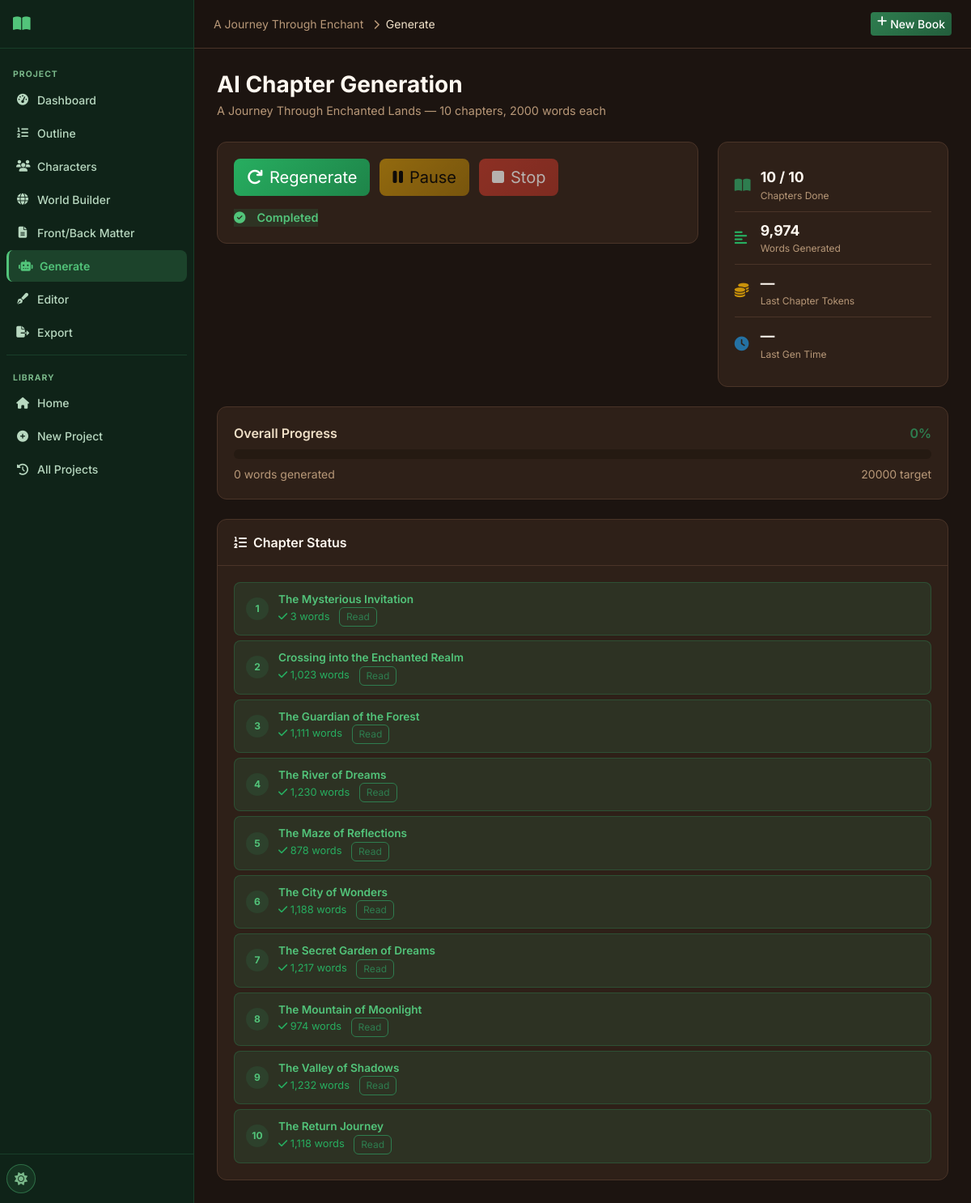
Page /project/10/generate on the earlier database version.
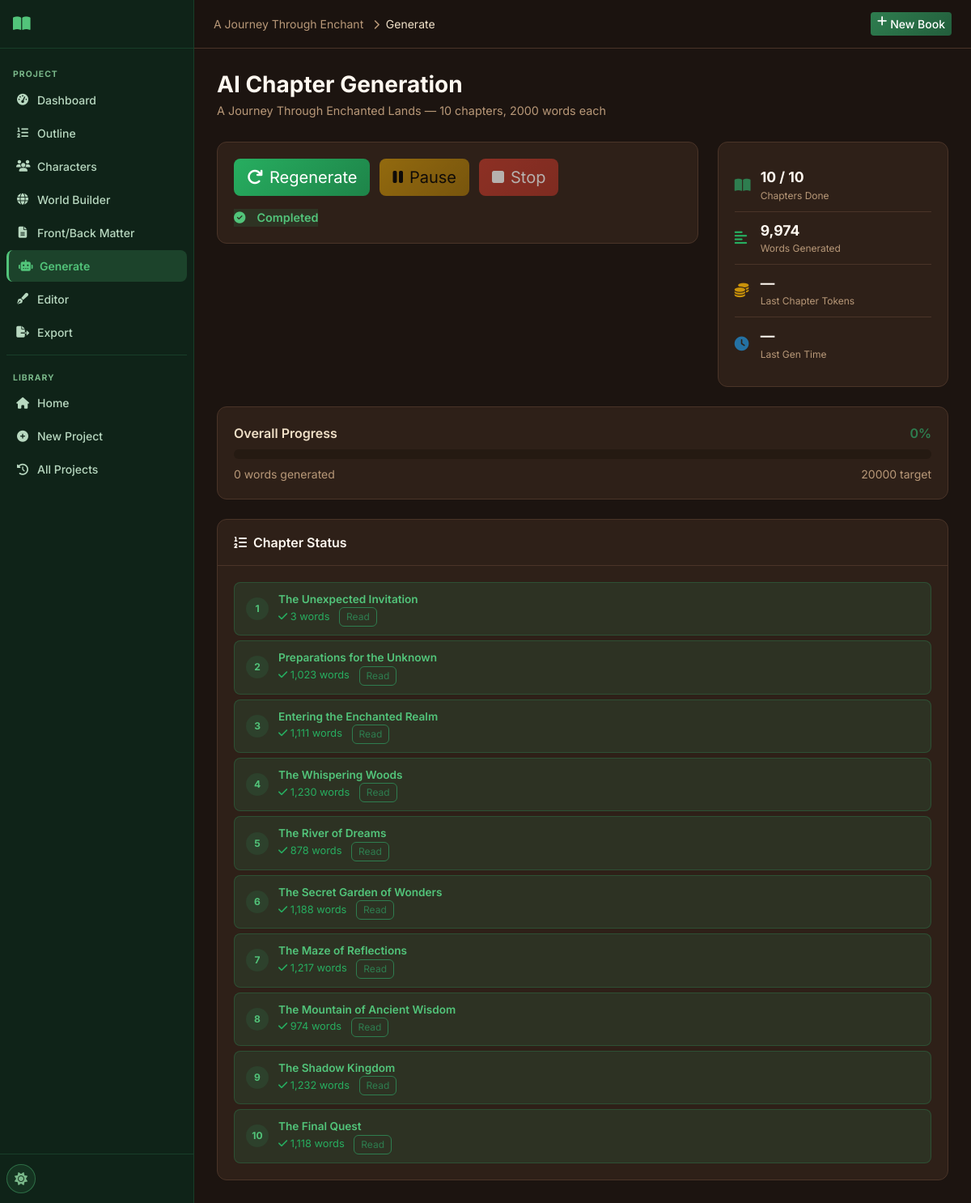
Same page on the later database version.
### tables this page shows
CREATE TABLE projects (
    id INTEGER PRIMARY KEY AUTOINCREMENT,
    title TEXT NOT NULL,
    subtitle TEXT DEFAULT '',
    genre TEXT DEFAULT 'Fantasy',
    audience TEXT DEFAULT 'Adult',
    description TEXT DEFAULT '',
    language TEXT DEFAULT 'English',
    story_type TEXT DEFAULT 'Novel',
    writing_style TEXT DEFAULT 'Descriptive',
    point_of_view TEXT DEFAULT 'Third Person Limited',
    tense TEXT DEFAULT 'Past',
    tone TEXT DEFAULT 'Adventurous',
    num_chapters INTEGER DEFAULT 10,
    words_per_chapter INTEGER DEFAULT 2000,
    creativity_level TEXT DEFAULT 'balanced',
    temperature REAL DEFAULT 0.7,
    top_p REAL DEFAULT 0.9,
    max_tokens INTEGER DEFAULT 4096,
    status TEXT DEFAULT 'draft',
    current_chapter INTEGER DEFAULT 0,
    total_words INTEGER DEFAULT 0,
    cover_prompt TEXT DEFAULT '',
    include_images INTEGER DEFAULT 0,
    images_per_chapter INTEGER DEFAULT 1,
    image_style TEXT DEFAULT 'Realistic',
    created_at TIMESTAMP DEFAULT CURRENT_TIMESTAMP,
    updated_at TIMESTAMP DEFAULT CURRENT_TIMESTAMP
);

CREATE TABLE outline (
    id INTEGER PRIMARY KEY AUTOINCREMENT,
    project_id INTEGER NOT NULL,
    chapter_number INTEGER NOT NULL,
    chapter_title TEXT DEFAULT '',
    summary TEXT DEFAULT '',
    target_word_count INTEGER DEFAULT 2000,
    order_index INTEGER DEFAULT 0,
    FOREIGN KEY (project_id) REFERENCES projects(id) ON DELETE CASCADE
);

CREATE TABLE chapters (
    id INTEGER PRIMARY KEY AUTOINCREMENT,
    project_id INTEGER NOT NULL,
    chapter_number INTEGER NOT NULL,
    chapter_title TEXT DEFAULT '',
    content TEXT DEFAULT '',
    word_count INTEGER DEFAULT 0,
    summary TEXT DEFAULT '',
    status TEXT DEFAULT 'pending',
    important_events TEXT DEFAULT '',
    characters_introduced TEXT DEFAULT '',
    character_changes TEXT DEFAULT '',
    locations TEXT DEFAULT '',
    timeline_updates TEXT DEFAULT '',
    unresolved_plot_points TEXT DEFAULT '',
    created_at TIMESTAMP DEFAULT CURRENT_TIMESTAMP,
    updated_at TIMESTAMP DEFAULT CURRENT_TIMESTAMP,
    FOREIGN KEY (project_id) REFERENCES projects(id) ON DELETE CASCADE
);

### routes/chapters.py (the view)
@bp.route('/project/<int:project_id>/generate')
def generation_page(project_id):
    db = get_db()
    project = db.execute('SELECT * FROM projects WHERE id=?', (project_id,)).fetchone()
    if not project:
        return redirect(url_for('main.history'))
    outline = db.execute(
        'SELECT * FROM outline WHERE project_id=? ORDER BY order_index', (project_id,)
    ).fetchall()
    chapters = db.execute(
        'SELECT * FROM chapters WHERE project_id=? ORDER BY chapter_number', (project_id,)
    ).fetchall()
    groq_configured = bool(get_setting(db, 'groq_api_key'))
    return render_template('generation.html', project=project, outline=outline,
                           chapters=chapters, groq_configured=groq_configured)

### database/__init__.py (called while the page is built)
def get_db():
    if 'db' not in g:
        db_path = current_app.config['DATABASE']
        os.makedirs(os.path.dirname(db_path), exist_ok=True)
        g.db = sqlite3.connect(db_path)
        g.db.row_factory = sqlite3.Row
        g.db.execute('PRAGMA foreign_keys = ON')
        g.db.execute('PRAGMA journal_mode = WAL')
    return g.db

### utils/helpers.py (called while the page is built)
def get_setting(db, key, default=''):
    row = db.execute('SELECT value FROM settings WHERE key = ?', (key,)).fetchone()
    return row['value'] if row else default

### templates/generation.html (shortened to what this page needs)
{% extends "base.html" %}
{% block breadcrumb %}
<a href="{{ url_for('projects.project_detail', project_id=project.id) }}" class="text-muted text-decoration-none">{{ project.title[:25] }}</a>
<i class="fas fa-chevron-right mx-2 text-muted small"></i>Generate
{% endblock %}
{% block content %}
<div class="page-header">
  <div>
    <h1 class="page-title">AI Chapter Generation</h1>
    <p class="page-subtitle">{{ project.title }} — {{ project.num_chapters }} chapters, {{ project.words_per_chapter }} words each</p>
  </div>
</div>
<div class="row g-4 mb-4">
  <div class="col-lg-8">
    <div class="card generation-control-card">
      <div class="card-body">
        <div class="gen-controls">
          <button id="btnStart" class="btn btn-success btn-lg"
                  data-status="{{ project.status }}"
                  {% if not groq_configured or not outline or project.status in ['generating'] %}disabled{% endif %}>
          </button>
          <button id="btnPause" class="btn btn-warning btn-lg"
                  onclick="pauseGeneration()"
                  {% if project.status not in ['generating'] %}disabled{% endif %}>
            <i class="fas fa-pause me-2"></i>Pause
          </button>
          <button id="btnStop" class="btn btn-danger btn-lg"
                  onclick="stopGeneration()"
                  {% if project.status not in ['generating','pausing'] %}disabled{% endif %}>
            <i class="fas fa-stop me-2"></i>Stop
          </button>
        </div>
        <div id="genStatus" class="gen-status-bar mt-3">
          <span id="statusText" class="status-label status-{{ project.status }}">
            {% if project.status == 'generating' %}<i class="fas fa-spinner fa-spin me-2"></i>Generating…
            {% elif project.status == 'paused' %}<i class="fas fa-pause-circle me-2"></i>Paused
            {% elif project.status == 'completed' %}<i class="fas fa-check-circle me-2"></i>Completed
            {% else %}<i class="fas fa-circle me-2"></i>Ready{% endif %}
          </span>
        </div>
      </div>
    </div>
  </div>
  <div class="col-lg-4">
    <div class="card stat-panel">
      <div class="card-body">
        <div class="live-stat">
          <i class="fas fa-book-open text-primary"></i>
          <div>
            <div class="live-stat-value" id="statChapters">
              {{ chapters | selectattr('status', 'equalto', 'generated') | list | length }} / {{ project.num_chapters }}
            </div>
            <div class="live-stat-label">Chapters Done</div>
          </div>
        </div>
        <div class="live-stat">
          <i class="fas fa-align-left text-success"></i>
          <div>
            <div class="live-stat-value" id="statWords">
              {{ '{:,}'.format(chapters | map(attribute='word_count') | sum) }}
            </div>
            <div class="live-stat-label">Words Generated</div>
          </div>
        </div>
        <div class="live-stat">
          <i class="fas fa-coins text-warning"></i>
          <div>
            <div class="live-stat-value" id="statTokens">—</div>
            <div class="live-stat-label">Last Chapter Tokens</div>
          </div>
        </div>
        <div class="live-stat">
          <i class="fas fa-clock text-info"></i>
          <div>
            <div class="live-stat-value" id="statTime">—</div>
            <div class="live-stat-label">Last Gen Time</div>
          </div>
        </div>
      </div>
    </div>
  </div>
</div>
<div class="card mb-4">
  <div class="card-body">
    <div class="d-flex justify-content-between mb-2">
      <span class="fw-600">Overall Progress</span>
      <span id="progressPct" class="fw-600 text-primary">0%</span>
    </div>
    <div class="progress mb-2" style="height:12px">
    </div>
    <div class="d-flex justify-content-between">
      <small class="text-muted"><span id="wordsGenerated">0</span> words generated</small>
      <small class="text-muted"><span id="wordsTarget">{{ project.num_chapters * project.words_per_chapter }}</span> target</small>
    </div>
  </div>
</div>
<div class="card">
  <div class="card-header"><i class="fas fa-list-ol me-2"></i>Chapter Status</div>
  <div class="card-body">
    <div id="chapterGrid" class="chapter-progress-grid">
      {% set generated_nums = chapters | map(attribute='chapter_number') | list %}
      {% for ch in outline %}
      {% set gen_ch = chapters | selectattr('chapter_number', 'equalto', ch.chapter_number) | first | default(None) %}
      <div class="chapter-progress-item {% if gen_ch %}status-{{ gen_ch.status }}{% else %}status-pending{% endif %}"
           id="ch-{{ ch.chapter_number }}" data-chapter="{{ ch.chapter_number }}">
        <div class="cp-num">{{ ch.chapter_number }}</div>
        <div class="cp-info">
          <div class="cp-title">{{ ch.chapter_title[:40] }}{% if ch.chapter_title|length > 40 %}…{% endif %}</div>
          <div class="cp-status">
            {% if gen_ch and gen_ch.status == 'generated' %}
            <span class="text-success"><i class="fas fa-check"></i> {{ '{:,}'.format(gen_ch.word_count) }} words</span>
            <a href="{{ url_for('chapters.chapter_view', project_id=project.id, chapter_id=gen_ch.id) }}" class="btn btn-xs btn-outline-primary ms-2">Read</a>
            {% elif gen_ch and gen_ch.status == 'generating' %}
            <span class="text-primary"><i class="fas fa-spinner fa-spin"></i> Generating…</span>
            {% endif %}
          </div>
        </div>
      </div>
      {% endfor %}
    </div>
  </div>
</div>
{% endblock %}

### templates/base.html (shortened to what this page needs)
<!DOCTYPE html>
<html lang="en" data-theme="{{ default_theme }}">
<head>
  <link href="https://cdn.jsdelivr.net/npm/bootstrap@5.3.2/dist/css/bootstrap.min.css" rel="stylesheet">
  <link href="https://cdnjs.cloudflare.com/ajax/libs/font-awesome/6.5.0/css/all.min.css" rel="stylesheet">
  <link href="{{ url_for('static', filename='css/style.css') }}" rel="stylesheet">
</head>
<body>
<nav class="sidebar" id="sidebar">
  <div class="sidebar-header">
    <a href="{{ url_for('main.index') }}" class="sidebar-brand">
      <i class="fas fa-book-open"></i>
    </a>
  </div>
  <div class="sidebar-menu">
    {% if request.view_args and request.view_args.get('project_id') %}
    {% set pid = request.view_args.project_id %}
    <div class="sidebar-section-label">PROJECT</div>
    <a href="{{ url_for('projects.project_detail', project_id=pid) }}" class="sidebar-item {% if request.endpoint == 'projects.project_detail' %}active{% endif %}">
      <i class="fas fa-tachometer-alt"></i><span>Dashboard</span>
    </a>
    <a href="{{ url_for('outline.outline_page', project_id=pid) }}" class="sidebar-item {% if request.endpoint == 'outline.outline_page' %}active{% endif %}">
      <i class="fas fa-list-ol"></i><span>Outline</span>
    </a>
    <a href="{{ url_for('characters.characters_page', project_id=pid) }}" class="sidebar-item {% if request.endpoint == 'characters.characters_page' %}active{% endif %}">
      <i class="fas fa-users"></i><span>Characters</span>
    </a>
    <a href="{{ url_for('worldbuilding.worldbuilding_page', project_id=pid) }}" class="sidebar-item {% if request.endpoint == 'worldbuilding.worldbuilding_page' %}active{% endif %}">
      <i class="fas fa-globe"></i><span>World Builder</span>
    </a>
    <a href="{{ url_for('matter.matter_page', project_id=pid) }}" class="sidebar-item {% if request.endpoint == 'matter.matter_page' %}active{% endif %}">
      <i class="fas fa-file-alt"></i><span>Front/Back Matter</span>
    </a>
    <a href="{{ url_for('chapters.generation_page', project_id=pid) }}" class="sidebar-item {% if request.endpoint == 'chapters.generation_page' %}active{% endif %}">
      <i class="fas fa-robot"></i><span>Generate</span>
    </a>
    <a href="{{ url_for('editor.editor_page', project_id=pid) }}" class="sidebar-item {% if request.endpoint == 'editor.editor_page' %}active{% endif %}">
      <i class="fas fa-pen-fancy"></i><span>Editor</span>
    </a>
    <a href="{{ url_for('exports.export_page', project_id=pid) }}" class="sidebar-item {% if request.endpoint == 'exports.export_page' %}active{% endif %}">
      <i class="fas fa-file-export"></i><span>Export</span>
    </a>
    <div class="sidebar-divider"></div>
    {% endif %}
    <div class="sidebar-section-label">LIBRARY</div>
    <a href="{{ url_for('main.index') }}" class="sidebar-item {% if request.endpoint == 'main.index' %}active{% endif %}">
      <i class="fas fa-home"></i><span>Home</span>
    </a>
    <a href="{{ url_for('projects.new_project') }}" class="sidebar-item {% if request.endpoint == 'projects.new_project' %}active{% endif %}">
      <i class="fas fa-plus-circle"></i><span>New Project</span>
    </a>
    <a href="{{ url_for('main.history') }}" class="sidebar-item {% if request.endpoint == 'main.history' %}active{% endif %}">
      <i class="fas fa-history"></i><span>All Projects</span>
    </a>
  </div>
  <div class="sidebar-footer">
    <button class="theme-toggle" onclick="toggleTheme()" title="Toggle theme">
      <i class="fas fa-moon" id="themeIcon"></i>
    </button>
  </div>
</nav>
<div class="main-wrapper" id="mainWrapper">
  <header class="topnav">
    <div class="topnav-breadcrumb">
      {% block breadcrumb %}{% endblock %}
    </div>
    <div class="topnav-actions ms-auto">
      <a href="{{ url_for('projects.new_project') }}" class="btn btn-primary btn-sm d-none d-md-inline-flex">
        <i class="fas fa-plus me-1"></i>New Book
      </a>
    </div>
  </header>
  <main class="content-area">
    {% block content %}{% endblock %}
  </main>
</div>
<div class="toast-container position-fixed bottom-0 end-0 p-3" id="toastContainer"></div>
</body>
</html>

Differences in the rows shown:
removed outline: chapter_number "1", chapter_title "The Mysterious Invitation", {{ '{:,}'.format(gen_ch.word_count) }} "3"
removed outline: chapter_number "2", chapter_title "Crossing into the Enchanted Realm", {{ '{:,}'.format(gen_ch.word_count) }} "1,023"
removed outline: chapter_number "3", chapter_title "The Guardian of the Forest", {{ '{:,}'.format(gen_ch.word_count) }} "1,111"
removed outline: chapter_number "4", chapter_title "The River of Dreams", {{ '{:,}'.format(gen_ch.word_count) }} "1,230"
removed outline: chapter_number "5", chapter_title "The Maze of Reflections", {{ '{:,}'.format(gen_ch.word_count) }} "878"
removed outline: chapter_number "6", chapter_title "The City of Wonders", {{ '{:,}'.format(gen_ch.word_count) }} "1,188"
removed outline: chapter_number "7", chapter_title "The Secret Garden of Dreams", {{ '{:,}'.format(gen_ch.word_count) }} "1,217"
removed outline: chapter_number "8", chapter_title "The Mountain of Moonlight", {{ '{:,}'.format(gen_ch.word_count) }} "974"
removed outline: chapter_number "9", chapter_title "The Valley of Shadows", {{ '{:,}'.format(gen_ch.word_count) }} "1,232"
removed outline: chapter_number "10", chapter_title "The Return Journey", {{ '{:,}'.format(gen_ch.word_count) }} "1,118"
added outline: chapter_number "1", chapter_title "The Unexpected Invitation", {{ '{:,}'.format(gen_ch.word_count) }} "3"
added outline: chapter_number "2", chapter_title "Preparations for the Unknown", {{ '{:,}'.format(gen_ch.word_count) }} "1,023"
added outline: chapter_number "3", chapter_title "Entering the Enchanted Realm", {{ '{:,}'.format(gen_ch.word_count) }} "1,111"
added outline: chapter_number "4", chapter_title "The Whispering Woods", {{ '{:,}'.format(gen_ch.word_count) }} "1,230"
added outline: chapter_number "5", chapter_title "The River of Dreams", {{ '{:,}'.format(gen_ch.word_count) }} "878"
added outline: chapter_number "6", chapter_title "The Secret Garden of Wonders", {{ '{:,}'.format(gen_ch.word_count) }} "1,188"
added outline: chapter_number "7", chapter_title "The Maze of Reflections", {{ '{:,}'.format(gen_ch.word_count) }} "1,217"
added outline: chapter_number "8", chapter_title "The Mountain of Ancient Wisdom", {{ '{:,}'.format(gen_ch.word_count) }} "974"
added outline: chapter_number "9", chapter_title "The Shadow Kingdom", {{ '{:,}'.format(gen_ch.word_count) }} "1,232"
added outline: chapter_number "10", chapter_title "The Final Quest", {{ '{:,}'.format(gen_ch.word_count) }} "1,118"
